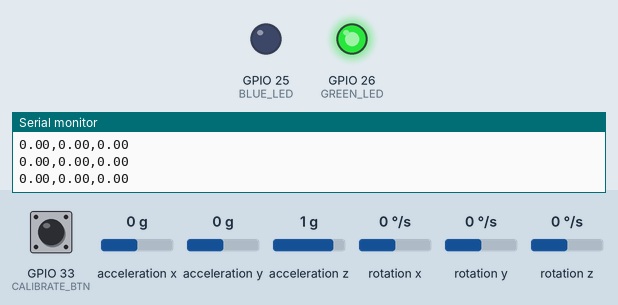
This sketch was run on a simulated ESP32. On the bench: output pins drawn as LEDs (lit = HIGH), the last lines printed to the serial monitor. Wiring (inferred from the names in the program): MPU-6050 motion sensor at I2C address 0x68. Dashed ring = blinking. The inputs (shaded band) are chosen by the test bench; at power-on: acceleration y 0 g, GPIO 33 (CALIBRATE_BTN) HIGH, acceleration z 1 g, rotation z 0 °/s, acceleration x 0 g, rotation x 0 °/s, rotation y 0 °/s. Nothing arrives over Bluetooth unless stated.

Above: at 2.3 s.
2.4 s: acceleration y set to -1.4 g
At 2.46 s:
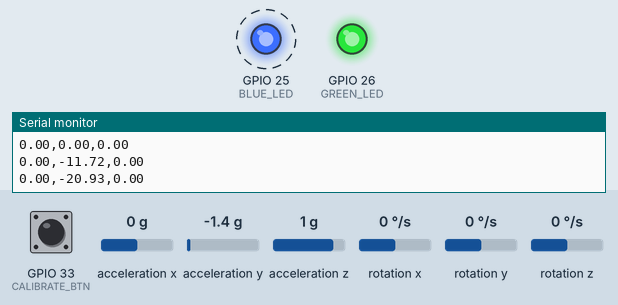
5.4 s: GPIO 33 (CALIBRATE_BTN) pulled LOW for 0.15 s
At 6.9 s:
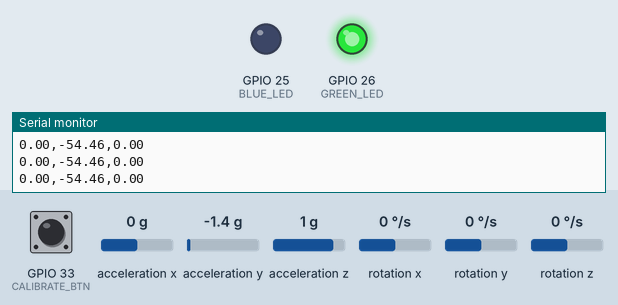
8.4 s: acceleration z set to 0.8 g
At 8.65 s:
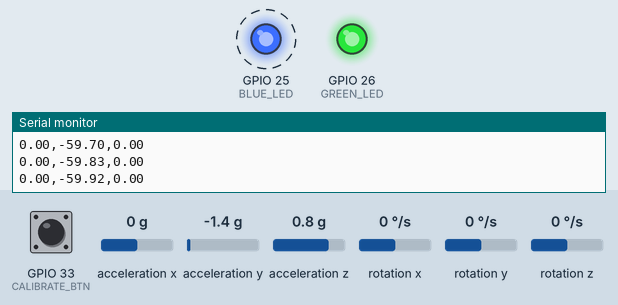
10.2 s: rotation z set to -2 °/s
11.7 s: rotation z set to -5 °/s
At 12.9 s:
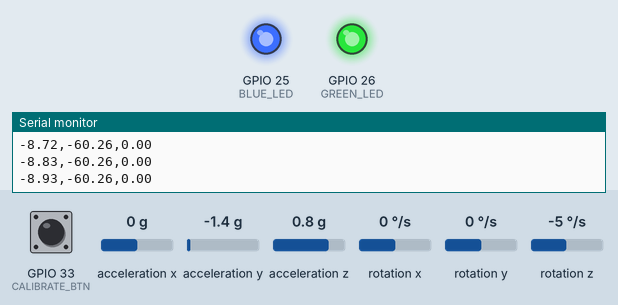
13.2 s: rotation z set to 0 °/s
At 14.5 s:
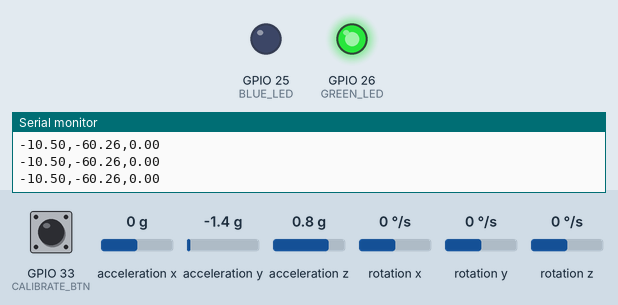
Timing chart, 0 to 15.7 s (numbered marks = the images above; inputs shaded):
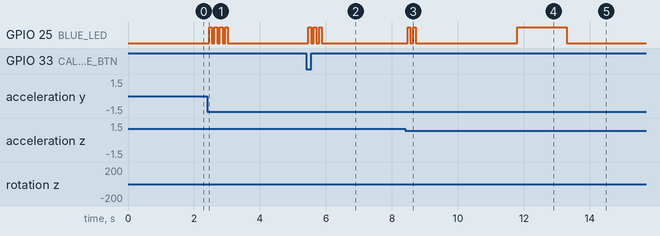

The sketch:

Mark-2_headset.ino
```cpp
// ===== VR HEADSET MODULE - v3 (directional LED feedback + calibration button) =====
// Blue LED: blinks fast = pitch (up/down), solid ON = yaw/roll (side/tilt), OFF = still
// Green LED: solid ON once = system ready
// MPU6050/6500 (SDA=D21, SCL=D22) + Bluetooth
// Calibration Button: D33 -> press once to reset Yaw/Pitch/Roll to 0 (set "forward" position)

#include <Wire.h>
#include "BluetoothSerial.h"

BluetoothSerial SerialBT;

#define BLUE_LED 25
#define GREEN_LED 26
#define MPU_ADDR 0x68
#define CALIBRATE_BTN 33

int16_t ax, ay, az, gx, gy, gz;
float pitch = 0, roll = 0, yaw = 0;
float lastPitch = 0, lastRoll = 0, lastYaw = 0;

unsigned long lastTime = 0;
unsigned long lastSend = 0;
unsigned long lastMovementCheck = 0;
unsigned long lastBlinkToggle = 0;
unsigned long lastButtonPress = 0;

int movementMode = 0;   // 0 = still, 1 = pitch (blink), 2 = yaw/roll (solid)

const float MOVEMENT_THRESHOLD = 0.5;   // degrees
const int SEND_INTERVAL = 20;           // ms
const int CHECK_INTERVAL = 150;         // ms
const int BLINK_SPEED = 80;             // ms between blink toggles
const int DEBOUNCE_DELAY = 300;         // ms, prevents multiple triggers per press

void readMPU() {
Wire.beginTransmission(MPU_ADDR);
Wire.write(0x3B);
Wire.endTransmission(false);
Wire.requestFrom(MPU_ADDR, 14, true);

  ax = Wire.read() << 8 | Wire.read();
  ay = Wire.read() << 8 | Wire.read();
  az = Wire.read() << 8 | Wire.read();
Wire.read(); Wire.read();
  gx = Wire.read() << 8 | Wire.read();
  gy = Wire.read() << 8 | Wire.read();
  gz = Wire.read() << 8 | Wire.read();
}

void setup() {
Serial.begin(115200);
delay(1000);
Serial.println("=== VR HEADSET MODULE START ===");

pinMode(BLUE_LED, OUTPUT);
pinMode(GREEN_LED, OUTPUT);
digitalWrite(BLUE_LED, LOW);
digitalWrite(GREEN_LED, LOW);

pinMode(CALIBRATE_BTN, INPUT_PULLUP);

if (SerialBT.begin("VR_Headset")) {
Serial.println("Bluetooth started: VR_Headset");
  } else {
Serial.println("Bluetooth FAILED to start.");
  }

Wire.begin(21, 22);
Wire.beginTransmission(MPU_ADDR);
Wire.write(0x6B);
Wire.write(0);
Wire.endTransmission(true);
delay(100);

Serial.println("MPU sensor initialized. Streaming data now...");
digitalWrite(GREEN_LED, HIGH);

  lastTime = millis();
}

void loop() {
readMPU();

unsigned long now = millis();
float dt = (now - lastTime) / 1000.0;
  lastTime = now;

float accPitch = atan2(ay, az) * 180.0 / PI;
float accRoll  = atan2(ax, az) * 180.0 / PI;
float gyroPitchRate = gx / 131.0;
float gyroRollRate  = gy / 131.0;
float gyroYawRate   = gz / 131.0;

  pitch = 0.98 * (pitch + gyroPitchRate * dt) + 0.02 * accPitch;
  roll  = 0.98 * (roll + gyroRollRate * dt) + 0.02 * accRoll;
  yaw   = yaw + gyroYawRate * dt;

if (yaw > 180) yaw -= 360;
if (yaw < -180) yaw += 360;

  // ---- Calibration button: press to reset Yaw/Pitch/Roll to 0 ----
  if (digitalRead(CALIBRATE_BTN) == LOW && (now - lastButtonPress > DEBOUNCE_DELAY)) {
    yaw = 0;
    pitch = 0;
    roll = 0;
    Serial.println("CALIBRATED: Yaw/Pitch/Roll reset to 0");
    lastButtonPress = now;
  }

  // ---- Send data continuously (moving or still) ----
if (now - lastSend >= SEND_INTERVAL) {
    String data = String(yaw, 2) + "," + String(pitch, 2) + "," + String(roll, 2);
SerialBT.println(data);
Serial.println(data);
    lastSend = now;
  }

  // ---- Detect movement type every CHECK_INTERVAL ms ----
if (now - lastMovementCheck >= CHECK_INTERVAL) {
float pitchChange = abs(pitch - lastPitch);
float rollChange  = abs(roll - lastRoll);
float yawChange   = abs(yaw - lastYaw);

bool pitchMoving = pitchChange > MOVEMENT_THRESHOLD;
bool sideMoving  = (rollChange > MOVEMENT_THRESHOLD) || (yawChange > MOVEMENT_THRESHOLD);

if (pitchMoving) {
      movementMode = 1;
    } else if (sideMoving) {
      movementMode = 2;
    } else {
      movementMode = 0;
    }

    lastPitch = pitch;
    lastRoll = roll;
    lastYaw = yaw;
    lastMovementCheck = now;
  }

  // ---- Apply LED behavior ----
if (movementMode == 1) {
if (now - lastBlinkToggle > BLINK_SPEED) {
digitalWrite(BLUE_LED, !digitalRead(BLUE_LED));
      lastBlinkToggle = now;
    }
  } else if (movementMode == 2) {
digitalWrite(BLUE_LED, HIGH);
  } else {
digitalWrite(BLUE_LED, LOW);
  }
}
```

Measured:
- the behaviour switches between -3 and -4 °/s on rotation z (found by bisection; images 3 and 4)
- after the input at 2.4 s, GPIO 25 (BLUE_LED): alternates HIGH for 0.08 s and LOW for 0.08 s, 8 changes in all, then stays LOW, starting after 0.06 s
- after the input at 5.4 s, GPIO 25 (BLUE_LED): alternates HIGH for 0.08 s and LOW for 0.08 s, 6 changes in all, then stays LOW, starting after 0.07 s
- after the input at 8.4 s, GPIO 25 (BLUE_LED): alternates HIGH for 0.08 s and LOW for 0.08 s, 4 changes in all, then stays LOW, starting after 0.08 s
- after the input at 11.7 s, GPIO 25 (BLUE_LED): LOW → HIGH after 0.09 s
- after the input at 13.2 s, GPIO 25 (BLUE_LED): HIGH → LOW after 0.10 s
